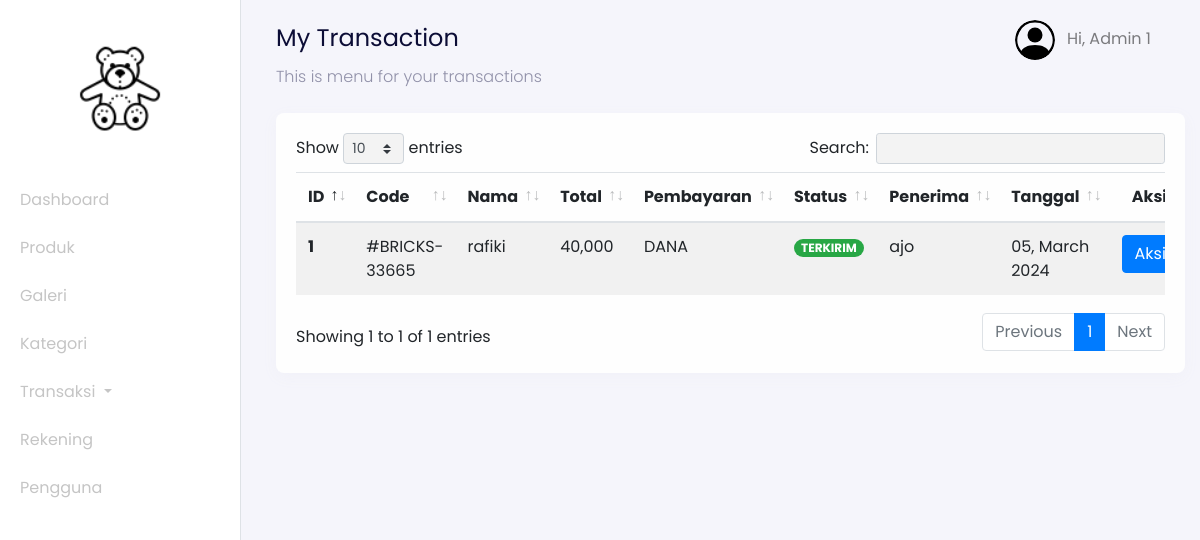
Screenshot of /admin?page=transactions-sent (signed in) with the database file from the repository.
### tables this page shows
CREATE TABLE `users` (
  `id_user` int(11) NOT NULL,
  `name` varchar(255) NOT NULL,
  `email` varchar(255) NOT NULL,
  `password` varchar(255) NOT NULL,
  `address` text DEFAULT NULL,
  `phone_number` varchar(255) NOT NULL,
  `postal_code` varchar(191) NOT NULL,
  `roles` varchar(255) NOT NULL
);

CREATE TABLE `transactions` (
  `id_transaction` int(11) NOT NULL,
  `user_id` int(11) NOT NULL,
  `total_price` int(11) NOT NULL,
  `city` varchar(255) NOT NULL,
  `rekening_id` int(11) NOT NULL,
  `transaction_status` varchar(255) NOT NULL,
  `weight_total` int(11) NOT NULL,
  `delivered` int(11) NOT NULL,
  `photo_transaction` varchar(255) NOT NULL,
  `code` varchar(255) NOT NULL,
  `receiver` varchar(255) NOT NULL,
  `time_arrived` timestamp NULL DEFAULT NULL,
  `created_at` timestamp NOT NULL DEFAULT current_timestamp()
);

CREATE TABLE `rekening_numbers` (
  `id_rekening` int(11) NOT NULL,
  `bank_name` varchar(255) NOT NULL,
  `number` varchar(255) NOT NULL,
  `rekening_name` varchar(255) NOT NULL
);

### config/config.php (called while the page is built, shortened)
<?php
$host = 'localhost';
$user = 'root';
$password = '';
$dbname = 'bricks';
$conn = mysqli_connect($host, $user, $password, $dbname);
function query($query)
{
    global $conn;
    $result = mysqli_query($conn, $query);
    $rows = [];
    while ($row = mysqli_fetch_assoc($result)) {
        $rows[] = $row;
    }
    return $rows;
}

### admin/transaction/dashboard-transactions-sent.php (the view, shortened to what this page needs)
<nav
  class="navbar navbar-expand-lg navbar-light navbar-store fixed-top"
  data-aos="fade-down"
>
  <div class="container-fluid">
    <div class="collpase navbar-collapse" id="navbarResponsive">
      <ul class="navbar-nav d-none d-lg-flex ml-auto">
        <li class="nav-item dropdown">
          <a
            href="#"
            class="nav-link"
            id="navbarDropdown"
            role="button"
            data-toggle="dropdown"
          >
          <img
              src="../assets/images/person-circle.svg"
              alt="profile"
              height="40px"
              class="rounded-circle mr-2 profile-picture"
            />
            <?php
              $id_user = $_SESSION['user'];
              $user = query("SELECT * FROM users WHERE id_user = $id_user")[0];
            ?>
            Hi, <?= $user["name"]; ?>
          </a>
        </li>
      </ul>
    </div>
  </div>
</nav>
<div class="section-content section-dashboard-home" data-aos="fade-up">
  <div class="container-fluid">
    <div class="dashboard-heading">
      <h2 class="dashboard-title">My Transaction</h2>
      <p class="dashboard-subtitle">This is menu for your transactions</p>
    </div>
    <div class="dashboard-content">
      <div class="row mt-4">
        <div class="col-12">
          <div class="card">
            <div class="card-body">
              <div class="row">
                <div class="col-12">
                  <div class="table-responsive">
                    <table class="table table-striped table-hover" id="table">
                      <thead>
                        <tr>
                          <th scope="col">ID</th>
                          <th scope="col">Code</th>
                          <th scope="col">Nama</th>
                          <th scope="col">Total</th>
                          <th scope="col">Pembayaran</th>
                          <th scope="col">Status</th>
                          <th scope="col">Penerima</th>
                          <th scope="col">Tanggal</th>
                          <th scope="col" class="text-center">Aksi</th>
                        </tr>
                      </thead>
                      <tbody>
                        <?php
                          $no = 1;
                          $query = "SELECT * FROM transactions INNER JOIN users ON transactions.user_id = users.id_user INNER JOIN rekening_numbers ON transactions.rekening_id = rekening_numbers.id_rekening WHERE transaction_status = 'TERKIRIM'";
                          $transactions = query($query);
                        ?>
                        <?php foreach ($transactions as $transaction) : ?>
                          <tr>
                            <th scope="row"><?= $no; ?></th>
                            <td>#<?= $transaction["code"]; ?></td>
                            <td><?= $transaction["name"]; ?></td>
                            <td><?= number_format($transaction["total_price"]); ?></td>
                            <td><?= $transaction["bank_name"]; ?></td>
                            <td>
                              <?php if ($transaction["transaction_status"] == "BELUM KONFIRMASI") : ?>
                                <span class="badge badge-pill badge-danger"><?= $transaction["transaction_status"]; ?></span>
                              <?php elseif($transaction["transaction_status"] == "TERKONFIRMASI"): ?>
                              <span class="badge badge-pill badge-warning"><?= $transaction["transaction_status"]; ?></span>
                              <?php elseif($transaction["transaction_status"] == "PICKUP") : ?>
                                <span class="badge badge-pill badge-primary"><?= $transaction["transaction_status"]; ?></span>
                              <?php else: ?>
                                <span class="badge badge-pill badge-success"><?= $transaction["transaction_status"]; ?></span>
                              <?php endif; ?>
                            </td>
                            <?php if (isset($transaction["receiver"])) : ?>
                              <td><?= $transaction["receiver"] ? $transaction['receiver'] : 'Belum Diterima'; ?></td>
                            <?php endif;?>
                            <?php
                              $tanggal = $transaction["created_at"];
                            ?>
                            <td><?= date('d, F Y', strtotime($tanggal)); ?></td>
                            <td style="width: 17%; text-align: center;">
                              <div class="dropdown">
                                <button class="btn btn-primary dropdown-toggle" type="button" id="dropdownMenuButton" data-toggle="dropdown" aria-haspopup="true" aria-expanded="false">
                                  Aksi
                                </button>
                              </div>
                            </td>
                          </tr>
                          <?php $no++ ?>
                        <?php endforeach;?>
                      </tbody>
                    </table>
                  </div>
                </div>
              </div>
            </div>
          </div>
        </div>
      </div>
    </div>
  </div>
</div>

### rows the page displays
users: name "Admin 1"
transactions: code "BRICKS-33665", user.name "rafiki", total_price "40,000", rekening_numbers.bank_name "DANA", transaction_status "TERKIRIM", receiver "ajo", created_at "05, March 2024"
